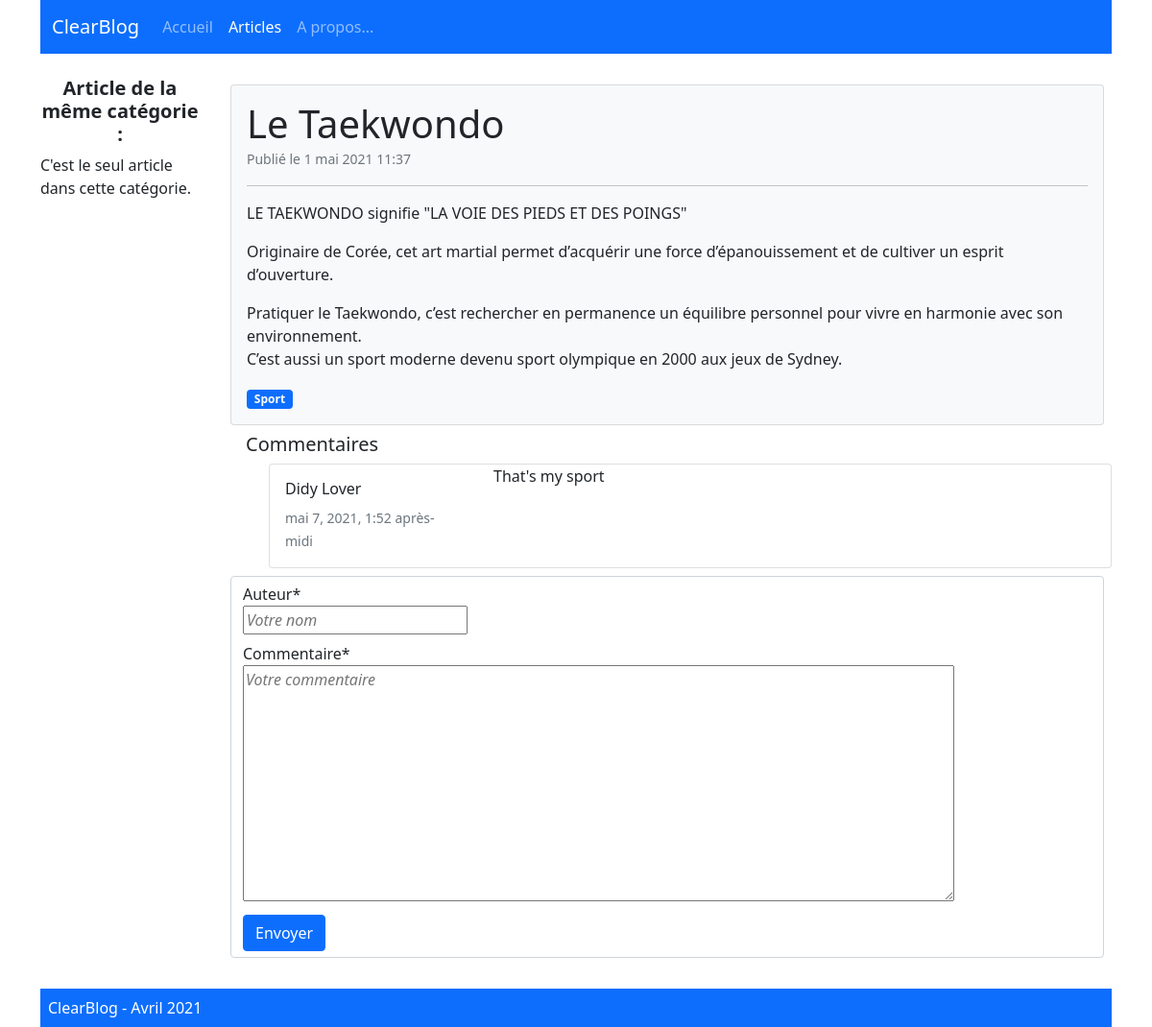
/article/5, run on an earlier commit of the app's database.
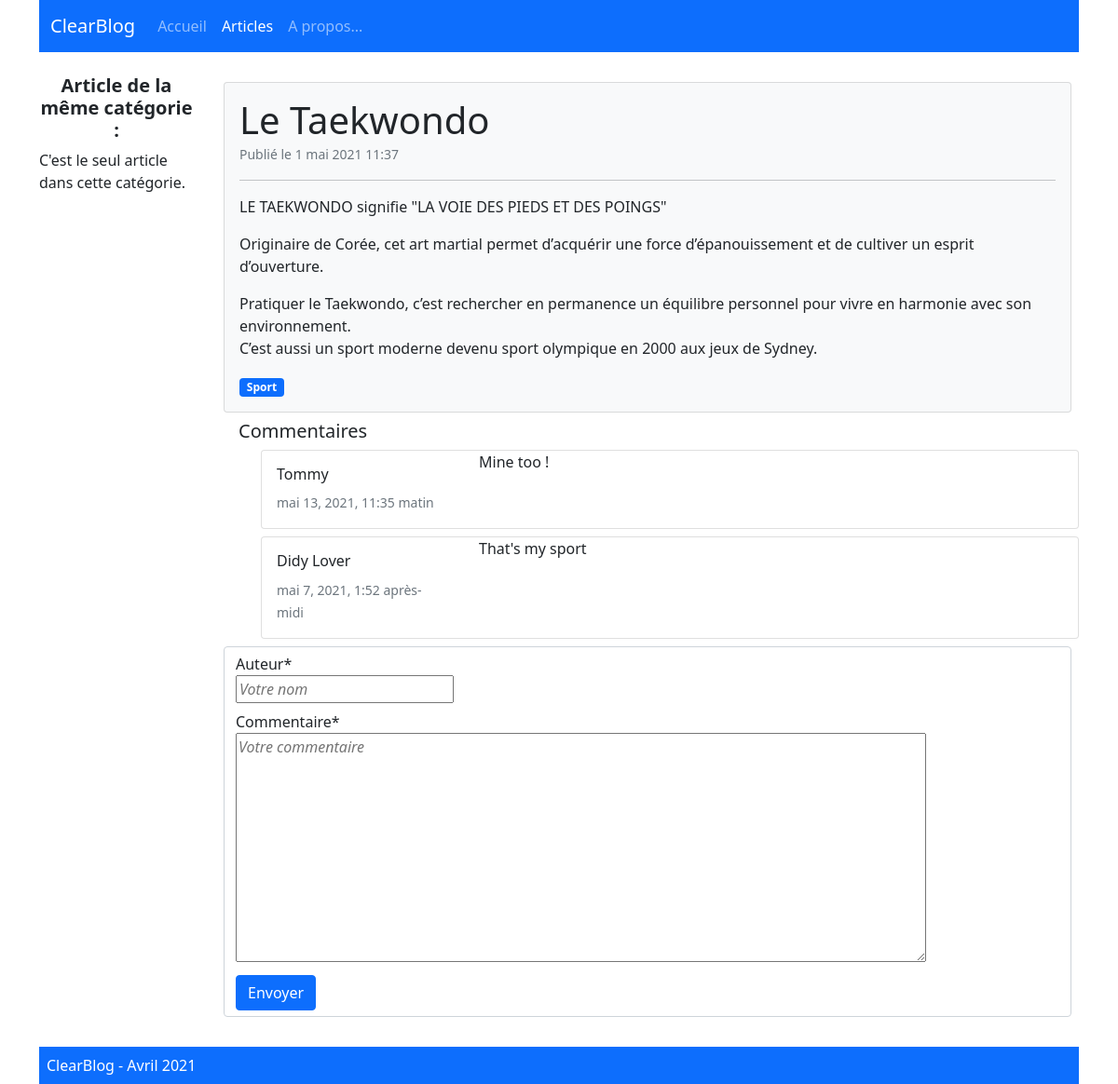
And on a later commit of the database.
### blog/models.py (models this page shows, shortened)
class Comment(models.Model):
    STATUS_VISIBLE = 'visible'
    STATUS_HIDDEN = 'hidden'
    STATUS_MODARETED = 'moderated'
    STATUS_CHOICES = (
        (STATUS_VISIBLE, 'visible'),
        (STATUS_HIDDEN, 'hidden'),
        (STATUS_MODARETED, 'moderated'),
    )
    post = models.ForeignKey('Post', models.CASCADE)
    auteur = models.CharField(max_length=100)
    commentaire = models.TextField()
    status = models.CharField(max_length=20, default=STATUS_VISIBLE, choices=STATUS_CHOICES)
    moderation_text = models.CharField(blank=True, max_length=200)
    created_at = models.DateTimeField(auto_now_add=True)

### blog/views.py (the view)
# urls.py: path('article/<int:article_id>', views.article, name="article"),
def article(request, article_id):
     nav_items = navigation.navigation_items(navigation.NAV_POSTS)
     article_info = model_helpers.get_article(article_id)
     article_titles = model_helpers.get_titles_article(article_info.category, article_id)
     comment_form = forms.CommentForm()
     comment_data = model_helpers.get_comment(article_id)
     if request.method == 'POST':
          comment_get_data = forms.CommentForm(request.POST)
          if comment_get_data.is_valid():
               comment = comment_get_data.save(commit=False)
               comment.post = article_info
               comment.save()
               message = "Votre commentaire est enregistré !"
     else:
          message = ''
     context = {
          "id_article": article_id,
          "article" : article_info,
          "nav_items": nav_items,
          'article_titles' : article_titles,
          "comment_form" : comment_form,
          'comment_data' : comment_data,
          'message' : message,
     }
     return render(request, 'blog/article.html', context)

### blog/forms.py
class CommentForm(forms.ModelForm):
    class Meta:
        model = Comment
        fields = ['auteur', 'commentaire']
        widgets = {
            'auteur' : forms.TextInput(attrs=
                    {
                        'class' : 'fst-italic',
                        'placeholder' : 'Votre nom'
                    }),
            'commentaire': forms.Textarea(attrs=
                    {
                        'class': 'fst-italic',
                        'placeholder' : 'Votre commentaire',
                        'rows' : 10,
                        'cols' : 80,
                    }),
        }

### blog/model_helpers.py (called while the page is built)
def get_article(article_id):
    article_info = Post.objects.get(id=article_id)
    return article_info

def get_titles_article(category_name, article_id):
    article_titles = Post.objects.filter(published=True, category__name=category_name)
    article_titles = article_titles.exclude(id=article_id)
    return article_titles

def get_comment(article_id):
    comment_data = Comment.objects.filter(post__id=article_id).exclude(status=Comment.STATUS_HIDDEN).order_by('-created_at')
    return comment_data

### blog/models.py (called while the page is built)
    def __str__(self):
        return self.name

### blog/templates/blog/article.html (shortened to what this page needs)
{% extends "base.html" %}
{% load crispy_forms_tags %}
{% block content %}
    <div class="col-10 order-2">
        <div class="card m-2  bg-light">
            <div class="card-body">
                <div class="card_title display-6">  {{ article.title }} </div>
                <small class="card_subtitle text-muted"> Publié le {{ article.created_at|date:"j F Y H:i" }} </small>
                <hr>
                <p class="card-text">
                    {{ article.text|linebreaks }}
                </p>
                <div class="badge bg-primary">
                    {{ article.category.name }}
                </div>
            </div>
        </div>
        <div class="h5 ms-4">Commentaires</div>
        {% for cd in comment_data %}
        <div class="card ms-5 mb-2">
            <div class="row">
                <div class="col-md-3">
                    <div class="card-body">
                        <div class="card_title h6">  {{ cd.auteur }} </div>
                        <small class="card_subtitle text-muted"> {{ cd.created_at }} </small>
                    </div>
                </div>
                <div class="col-md-9">
                    <div class="card-text px-2">
                        {{ cd.commentaire }}
                    </div>
                </div>
            </div>
        </div>
        {% empty %} <div class="text-info ms-4">Aucun commentaire pour cet article pour le moment ! </div>
        {% endfor %}
        <form action="{% url 'article' id_article %}" method="post" class="m-2">
            <div class="form-control">
                <div class="mb-2">
                    {{ comment_form.auteur|as_crispy_field }}
                </div>
                <div class=" mb-2">
                    {{ comment_form.commentaire|as_crispy_field }}
                </div>
                <button value="Envoyer" type="submit" class="btn btn-primary">Envoyer</button>
            </div>
        </form>
    </div>
    <div class="col-2 order-1">
        <ul class="list-group">
            <li class="fw-bold text-center d-flex h5 mb-2">Article de la même catégorie : </li>
            {% for a in article_titles %}
               <li class="list-group-item">
                    <a href="{% url 'article' a.pk %}" class="text-decoration-none"> {{ a.title }} </a>
                </li>
            {% empty %} C'est le seul article dans cette catégorie.
            {% endfor %}
        </ul>
    </div>
{% endblock content %}

What changed in the data, as far as the page shows it:
added Comment: auteur "Tommy", created_at "mai 13, 2021, 11:35 matin", commentaire "Mine too !"
